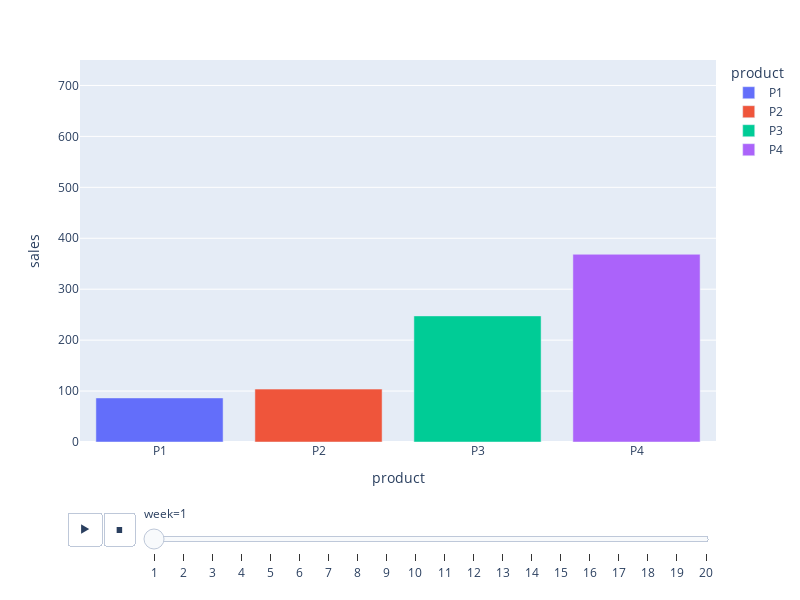

Source (notebook cell):
### Code cell
# Animated graphic

fig = px.bar(df, x="product", y="sales", color="product",
animation_frame="week", animation_group="product", range_y=[0,750])
fig.update_layout(height=600, width=800)
fig.show()

### Figure 1 — Plotly figure (JSON) as saved in the notebook; plotly's stock layout.template omitted (floating-point values rounded to 4 significant figures)
{"data": [{"alignmentgroup": "True", "hovertemplate": "product=%{x}<br>week=1<br>sales=%{y}<extra></extra>", "ids": ["P1"], "legendgroup": "P1", "marker": {"color": "#636efa", "pattern": {"shape": ""}}, "name": "P1", "offsetgroup": "P1", "orientation": "v", "showlegend": true, "textposition": "auto", "type": "bar", "x": ["P1"], "xaxis": "x", "y": [86.53], "yaxis": "y"}, {"alignmentgroup": "True", "hovertemplate": "product=%{x}<br>week=1<br>sales=%{y}<extra></extra>", "ids": ["P2"], "legendgroup": "P2", "marker": {"color": "#EF553B", "pattern": {"shape": ""}}, "name": "P2", "offsetgroup": "P2", "orientation": "v", "showlegend": true, "textposition": "auto", "type": "bar", "x": ["P2"], "xaxis": "x", "y": [103.8], "yaxis": "y"}, {"alignmentgroup": "True", "hovertemplate": "product=%{x}<br>week=1<br>sales=%{y}<extra></extra>", "ids": ["P3"], "legendgroup": "P3", "marker": {"color": "#00cc96", "pattern": {"shape": ""}}, "name": "P3", "offsetgroup": "P3", "orientation": "v", "showlegend": true, "textposition": "auto", "type": "bar", "x": ["P3"], "xaxis": "x", "y": [247.6], "yaxis": "y"}, {"alignmentgroup": "True", "hovertemplate": "product=%{x}<br>week=1<br>sales=%{y}<extra></extra>", "ids": ["P4"], "legendgroup": "P4", "marker": {"color": "#ab63fa", "pattern": {"shape": ""}}, "name": "P4", "offsetgroup": "P4", "orientation": "v", "showlegend": true, "textposition": "auto", "type": "bar", "x": ["P4"], "xaxis": "x", "y": [368.6], "yaxis": "y"}], "layout": {"barmode": "relative", "height": 600, "legend": {"title": {"text": "product"}, "tracegroupgap": 0}, "margin": {"t": 60}, "sliders": [{"active": 0, "currentvalue": {"prefix": "week="}, "len": 0.9, "pad": {"b": 10, "t": 60}, "steps": [{"args": [["1"], {"frame": {"duration": 0, "redraw": true}, "fromcurrent": true, "mode": "immediate", "transition": {"duration": 0, "easing": "linear"}}], "label": "1", "method": "animate"}, {"args": [["2"], {"frame": {"duration": 0, "redraw": true}, "fromcurrent": true, "mode": "immediate", "transition": {"duration": 0, "easing": "linear"}}], "label": "2", "method": "animate"}, {"args": [["3"], {"frame": {"duration": 0, "redraw": true}, "fromcurrent": true, "mode": "immediate", "transition": {"duration": 0, "easing": "linear"}}], "label": "3", "method": "animate"}, {"args": [["4"], {"frame": {"duration": 0, "redraw": true}, "fromcurrent": true, "mode": "immediate", "transition": {"duration": 0, "easing": "linear"}}], "label": "4", "method": "animate"}, {"args": [["5"], {"frame": {"duration": 0, "redraw": true}, "fromcurrent": true, "mode": "immediate", "transition": {"duration": 0, "easing": "linear"}}], "label": "5", "method": "animate"}, {"args": [["6"], {"frame": {"duration": 0, "redraw": true}, "fromcurrent": true, "mode": "immediate", "transition": {"duration": 0, "easing": "linear"}}], "label": "6", "method": "animate"}, {"args": [["7"], {"frame": {"duration": 0, "redraw": true}, "fromcurrent": true, "mode": "immediate", "transition": {"duration": 0, "easing": "linear"}}], "label": "7", "method": "animate"}, {"args": [["8"], {"frame": {"duration": 0, "redraw": true}, "fromcurrent": true, "mode": "immediate", "transition": {"duration": 0, "easing": "linear"}}], "label": "8", "method": "animate"}, {"args": [["9"], {"frame": {"duration": 0, "redraw": true}, "fromcurrent": true, "mode": "immediate", "transition": {"duration": 0, "easing": "linear"}}], "label": "9", "method": "animate"}, {"args": [["10"], {"frame": {"duration": 0, "redraw": true}, "fromcurrent": true, "mode": "immediate", "transition": {"duration": 0, "easing": "linear"}}], "label": "10", "method": "animate"}, {"args": [["11"], {"frame": {"duration": 0, "redraw": true}, "fromcurrent": true, "mode": "immediate", "transition": {"duration": 0, "easing": "linear"}}], "label": "11", "method": "animate"}, {"args": [["12"], {"frame": {"duration": 0, "redraw": true}, "fromcurrent": true, "mode": "immediate", "transition": {"duration": 0, "easing": "linear"}}], "label": "12", "method": "animate"}, {"args": [["13"], {"frame": {"duration": 0, "redraw": true}, "fromcurrent": true, "mode": "immediate", "transition": {"duration": 0, "easing": "linear"}}], "label": "13", "method": "animate"}, {"args": [["14"], {"frame": {"duration": 0, "redraw": true}, "fromcurrent": true, "mode": "immediate", "transition": {"duration": 0, "easing": "linear"}}], "label": "14", "method": "animate"}, {"args": [["15"], {"frame": {"duration": 0, "redraw": true}, "fromcurrent": true, "mode": "immediate", "transition": {"duration": 0, "easing": "linear"}}], "label": "15", "method": "animate"}, {"args": [["16"], {"frame": {"duration": 0, "redraw": true}, "fromcurrent": true, "mode": "immediate", "transition": {"duration": 0, "easing": "linear"}}], "label": "16", "method": "animate"}, {"args": [["17"], {"frame": {"duration": 0, "redraw": true}, "fromcurrent": true, "mode": "immediate", "transition": {"duration": 0, "easing": "linear"}}], "label": "17", "method": "animate"}, {"args": [["18"], {"frame": {"duration": 0, "redraw": true}, "fromcurrent": true, "mode": "immediate", "transition": {"duration": 0, "easing": "linear"}}], "label": "18", "method": "animate"}, {"args": [["19"], {"frame": {"duration": 0, "redraw": true}, "fromcurrent": true, "mode": "immediate", "transition": {"duration": 0, "easing": "linear"}}], "label": "19", "method": "animate"}, {"args": [["20"], {"frame": {"duration": 0, "redraw": true}, "fromcurrent": true, "mode": "immediate", "transition": {"duration": 0, "easing": "linear"}}], "label": "20", "method": "animate"}], "x": 0.1, "xanchor": "left", "y": 0, "yanchor": "top"}], "updatemenus": [{"buttons": [{"args": [null, {"frame": {"duration": 500, "redraw": true}, "fromcurrent": true, "mode": "immediate", "transition": {"duration": 500, "easing": "linear"}}], "label": "&#9654;", "method": "animate"}, {"args": [[null], {"frame": {"duration": 0, "redraw": true}, "fromcurrent": true, "mode": "immediate", "transition": {"duration": 0, "easing": "linear"}}], "label": "&#9724;", "method": "animate"}], "direction": "left", "pad": {"r": 10, "t": 70}, "showactive": false, "type": "buttons", "x": 0.1, "xanchor": "right", "y": 0, "yanchor": "top"}], "width": 800, "xaxis": {"anchor": "y", "categoryarray": ["P1", "P2", "P3", "P4"], "categoryorder": "array", "domain": [0, 1], "title": {"text": "product"}}, "yaxis": {"anchor": "x", "domain": [0, 1], "range": [0, 750], "title": {"text": "sales"}}}}
